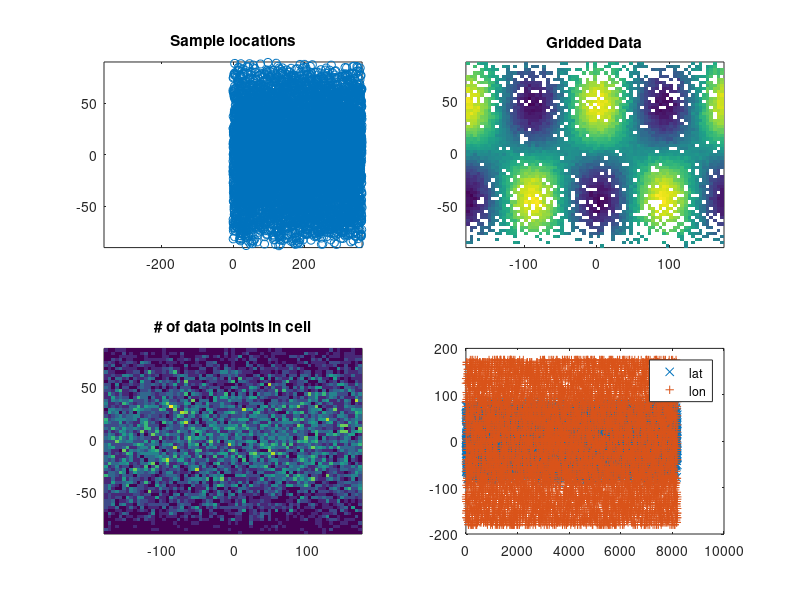

MATLAB code for this plot:
%Set number of random data points
Ndata	=	8192;
%make random locations for "cores"
xyz	=	2*rand(3,Ndata)-1	;
xyz	=	xyz./sqrt(sum(xyz.*xyz,1));
%Core location latitude
lat	=	(180/pi)*acos(1-2*rand(1,Ndata))-90;
%Core location longitude
lon	=	360*rand(1,Ndata);
%Value at eat sample location
dat	=	sin(2*pi*lat/180).*cos(2*pi*lon/180)+.2*rand(1,Ndata);
%Plot the location of the points
subplot(2,2,1)
plot(lon,lat,"o;;")
xlim([-360,360])
ylim([-90,90])
title("Sample locations")
% Make grid to put averages in
dlat	=	3;
dlon	=	5;
glat	=	-90:dlat:(90-dlat);
glon	=	-180:dlon:(180-dlon);
Nlon	=	length(glon);
Nlat	=	length(glat);
datgrid	=	zeros(Nlon,Nlat);
ingrid	=	zeros(Nlon,Nlat);
gridcell=	zeros(2,Ndata);
incell	=	cell(Nlon,Nlat);
% take average of values in each grid
for k=1:Ndata
	i		=	round((lon(k)-glon(1))/dlon);
	i		=	mod(i,Nlon)+1;
	j		=	round((lat(k)-glat(1))/dlat);
	j		=	mod(j,Nlat)+1;
	incell{i,j}	=	[incell{i,j},k];
	gridcell(:,k)	=	[i,j];
	ingrid(i,j)	=	ingrid(i,j)+1;
	datgrid(i,j)	=	datgrid(i,j)+dat(k);
end%for
datgrid	=	datgrid./ingrid;
subplot(2,2,2)
pcolor(glon,glat,datgrid')
shading flat
title("Gridded Data")
subplot(2,2,3)
pcolor(glon,glat,ingrid')
title("# of data points in cell")
shading flat
subplot(2,2,4)
plot(1:Ndata,glat(gridcell(2,:)),"x;lat;",1:Ndata,glon(gridcell(1,:)),"+;lon;")
